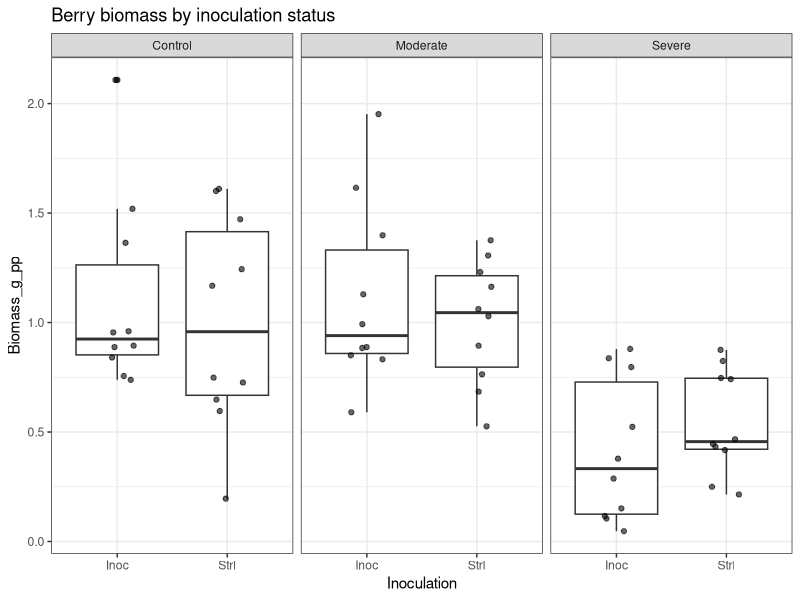
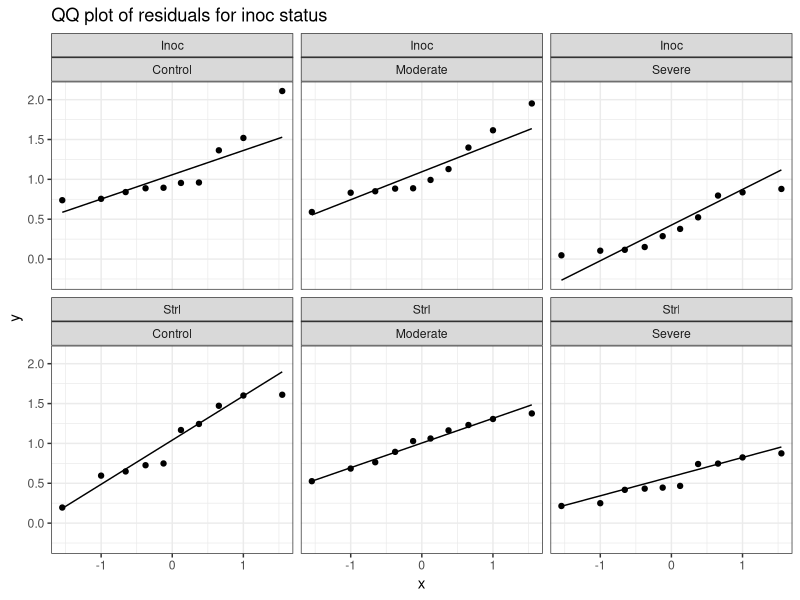

These figures' R source, in order: (Note: this script raises an error after producing the figures.)
## ---- chunk 1
knitr::opts_chunk$set(echo = TRUE)
## ---- chunk 2

library(tidyverse)
library(broom)
library(knitr)
library(dplyr)
## ---- chunk 3
# Loading in data to explore
berries <- read.csv("../Biomass/Berry_Weights.csv")

berries <- berries %>%
  mutate(
    Inoculation = factor(Inoculation),
    Polyculture = factor(Polyculture),
    Group = interaction(Inoculation, Polyculture, sep = "_")
  )

# Adding a column for continuous water weights: based on the assumption that the emitters are 2 gal/hr 

berries <- berries %>%
  mutate(
    Water_gal_per_wk = case_when(
      Water == "Control"  ~ 48,
      Water == "Moderate" ~ 32,
      Water == "Severe"   ~ 16,
      TRUE ~ NA_real_
    )
  )

## ---- chunk 4
# Check of distributions
ggplot(berries, aes(x = Inoculation, y = Biomass_g_pp)) +
  geom_boxplot() +
  geom_jitter(width = 0.15, alpha = 0.6) +
  facet_wrap(~ Water) +
  theme_bw() +
  ggtitle("Berry biomass by inoculation status")

# Q–Q plots of residuals
ggplot(berries, aes(sample = Biomass_g_pp)) +
  stat_qq() +
  stat_qq_line() +
  facet_wrap(~ Inoculation + Water) +
  theme_bw() +
  ggtitle("QQ plot of residuals for inoc status")

## ---- chunk 5

# Load + clean
berries <- berries %>%
  mutate(
    Inoculation = factor(Inoculation, levels = c("Strl", "Inoc")),
    Polyculture = factor(Polyculture, levels = c("Mono", "Inter")),
    Water = factor(Water, levels = c("Control", "Moderate", "Severe"))
  ) %>%
  filter(!is.na(Biomass_g_pp))

# Descriptive statistics
desc_stats <- function(x) {
  tibble(
    n      = sum(!is.na(x)),
    mean   = mean(x, na.rm = TRUE),
    sd     = sd(x, na.rm = TRUE),
    se     = sd(x, na.rm = TRUE) / sqrt(sum(!is.na(x))),
    median = median(x, na.rm = TRUE),
    q25    = quantile(x, 0.25, na.rm = TRUE, names = FALSE),
    q75    = quantile(x, 0.75, na.rm = TRUE, names = FALSE),
    iqr    = IQR(x, na.rm = TRUE),
    min    = min(x, na.rm = TRUE),
    max    = max(x, na.rm = TRUE)
  )
}

# Each of the 4 treatments within each Water level
summary_4treat_by_water <- berries %>%
  group_by(Water, Inoculation, Polyculture) %>%
  summarise(desc_stats(Biomass_g_pp), .groups = "drop")

# Inoculation only (fold inter/mono together), within each Water
summary_inoc_by_water <- berries %>%
  group_by(Water, Inoculation) %>%
  summarise(desc_stats(Biomass_g_pp), .groups = "drop")

# Polyculture only (fold inoc/strl together), within each Water
summary_poly_by_water <- berries %>%
  group_by(Water, Polyculture) %>%
  summarise(desc_stats(Biomass_g_pp), .groups = "drop")

# Oerall summaries across Water (all data)
summary_4treat_overall <- berries %>%
  group_by(Inoculation, Polyculture) %>%
  summarise(desc_stats(Biomass_g_pp), .groups = "drop")

summary_inoc_overall <- berries %>%
  group_by(Inoculation) %>%
  summarise(desc_stats(Biomass_g_pp), .groups = "drop")

summary_poly_overall <- berries %>%
  group_by(Polyculture) %>%
  summarise(desc_stats(Biomass_g_pp), .groups = "drop")


# Looking at them as tables
summary_4treat_by_water
summary_inoc_by_water
summary_poly_by_water

# Saving these as csvs

write.csv(summary_4treat_by_water,
          file.path(("../Biomass/Berries"), "summary_4treat_by_water.csv"),
          row.names = FALSE)

write.csv(summary_inoc_by_water,
          file.path(("../Biomass/Berries"), "summary_inoc_by_water.csv"),
          row.names = FALSE)

write.csv(summary_poly_by_water,
          file.path(("../Biomass/Berries"), "summary_poly_by_water.csv"),
          row.names = FALSE)

write.csv(summary_4treat_overall,
          file.path(("../Biomass/Berries"), "summary_4treat_overall.csv"),
          row.names = FALSE)

write.csv(summary_inoc_overall,
          file.path(("../Biomass/Berries"), "summary_inoc_overall.csv"),
          row.names = FALSE)

write.csv(summary_poly_overall,
          file.path(("../Biomass/Berries"), "summary_poly_overall.csv"),
          row.names = FALSE)


## ---- chunk 6
# These statistics were Chat GPT and should be verified

# P-VALUES: Simple comparisons within each Water ----
# Welch t-tests are robust to unequal variances (default in t.test)

# a) Inoculation effect within each Water (folding Polyculture)
ttest_inoc_within_water <- berries %>%
  group_by(Water) %>%
  do(tidy(t.test(Biomass_g_pp ~ Inoculation, data = .))) %>%
  ungroup() %>%
  select(Water, estimate1, estimate2, statistic, p.value, conf.low, conf.high, method)

# b) Polyculture effect within each Water (folding Inoculation)
ttest_poly_within_water <- berries %>%
  group_by(Water) %>%
  do(tidy(t.test(Biomass_g_pp ~ Polyculture, data = .))) %>%
  ungroup() %>%
  select(Water, estimate1, estimate2, statistic, p.value, conf.low, conf.high, method)

# ---- 3-way factorial model (lets you test interactions) ----
# If your data are fairly normal-ish, this is a strong default.
fit_aov <- aov(Biomass_g_pp ~ Inoculation * Polyculture * Water, data = berries)
aov_table <- broom::tidy(fit_aov)

# ---- Optional: Nonparametric alternatives (in case assumptions are shaky) ----
# Wilcoxon rank-sum within each Water for Inoculation / Polyculture
wilcox_inoc_within_water <- berries %>%
  group_by(Water) %>%
  do(tidy(wilcox.test(Biomass_g_pp ~ Inoculation, data = ., exact = FALSE))) %>%
  ungroup() %>%
  select(Water, statistic, p.value, method)

wilcox_poly_within_water <- berries %>%
  group_by(Water) %>%
  do(tidy(wilcox.test(Biomass_g_pp ~ Polyculture, data = ., exact = FALSE))) %>%
  ungroup() %>%
  select(Water, statistic, p.value, method)

# Print these

ttest_inoc_within_water
ttest_poly_within_water

aov_table

# Saving as CSV

write.csv(ttest_inoc_within_water,
          file.path(("../Biomass/Berries/Stats"), "ttest_inoc_within_water.csv"),
          row.names = FALSE)

write.csv(ttest_poly_within_water,
          file.path(("../Biomass/Berries/Stats"), "ttest_poly_within_water.csv"),
          row.names = FALSE)

write.csv(aov_table,
          file.path(("../Biomass/Berries/Stats"), "anova_3way_table.csv"),
          row.names = FALSE)

write.csv(wilcox_inoc_within_water,
          file.path(("../Biomass/Berries/Stats"), "wilcox_inoc_within_water.csv"),
          row.names = FALSE)

write.csv(wilcox_poly_within_water,
          file.path(("../Biomass/Berries/Stats"), "wilcox_poly_within_water.csv"),
          row.names = FALSE)


